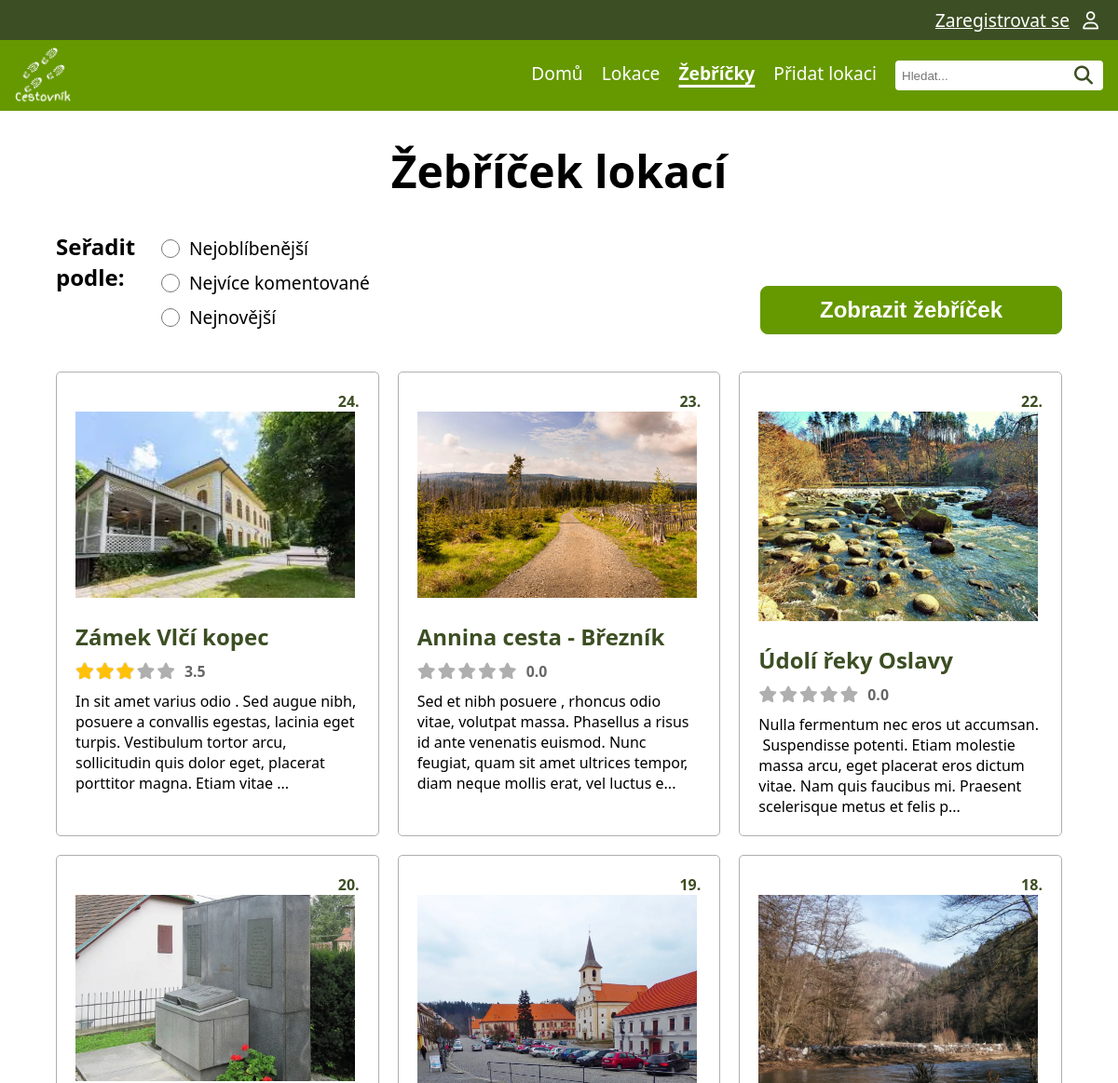
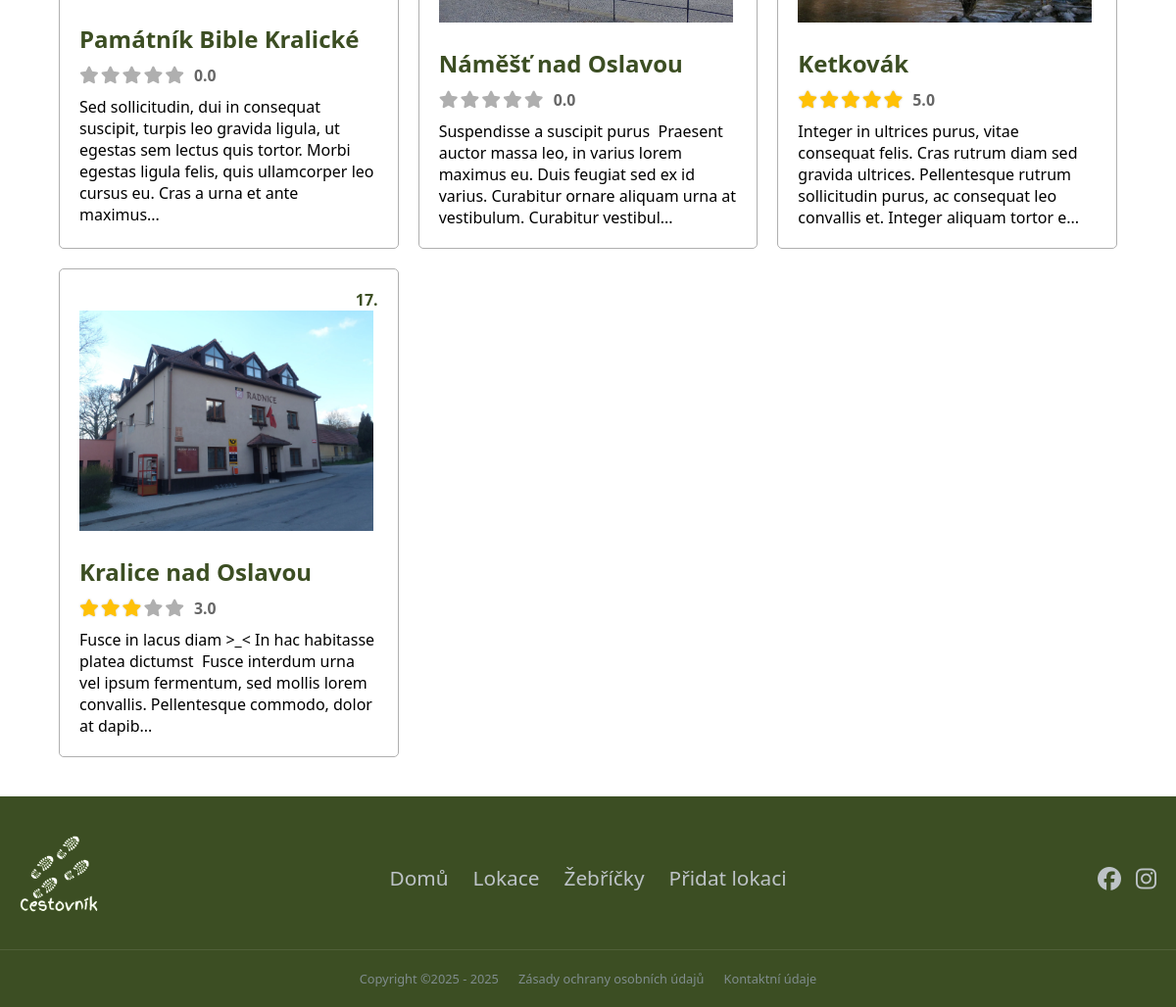
Screenshot of /rankings with the database file from the repository (2 pictures, top to bottom).
### tables this page shows
CREATE TABLE "photo"
(
    id          INTEGER
        primary key autoincrement,
    name        VARCHAR not null,
    alt_text    VARCHAR,
    url         VARCHAR not null,
    id_location INTEGER not null
        references location
            on delete cascade
);

CREATE TABLE "location"
(
    id                  INTEGER
        primary key autoincrement,
    name                VARCHAR                   not null,
    description         VARCHAR,
    date_location_added TEXT default current_date not null,
    id_user             INTEGER                   not null
        constraint location_user_id_fk
            references user
            on delete cascade,
    id_status           INTEGER                   not null
        constraint location_location_status_id_fk
            references location_status
);

### pages/rankings.py (the view)
@router.get("/rankings")
async def rankings_page(request: Request, sort:str = "sort", svc: LocationService = Depends(locations_service) ):
    titles_map = {
        "rating": "Nejoblíbenější lokace podle hodnocení",
        "comments": "Nejvíce diskutované lokace",
        "newest": "Nejnovější přidané lokace"
    }
    page_title = titles_map.get(sort, "Žebříček lokací")
    locations = {}
    if sort == "rating":
        locations = svc.list_locations_by_avg_rating()
    elif sort == "comments":
        locations = svc.list_locations_by_most_comments()
    elif sort == "newest":
        locations = svc.list_locations_by_newest()
    else:
        locations = svc.list_locations_by_newest()
    tpl = request.app.state.templates
    return tpl.TemplateResponse(
        "rankings.html",
        {
            "request": request,
            "title": page_title,
            "locations": locations
        }
    )

### templates/rankings.html (shortened to what this page needs)
{% extends "base.html" %}
{% block head %}
    <link rel="stylesheet" href="{{ url_for('static', path='css/rankings.css') }}">
    <link rel="stylesheet" href="{{ url_for('static', path='css/rating.css') }}">
{% endblock %}
{% block content %}
    <h1>{{ title }}</h1>
    <div class="container">
        <form action="/rankings" method="get" class="sort-container">
            <div class="sort-by-text">
                <label>Seřadit podle:</label>
            </div>
            <div class="sort-buttons">
                <div class="sort-option">
                    <input type="radio" id="sort_rating" name="sort" value="rating"
                           {% if current_sort == 'rating' %}checked{% endif %}>
                    <label for="sort_rating">Nejoblíbenější</label>
                </div>
                <div class="sort-option">
                    <input type="radio" id="sort_comments" name="sort" value="comments"
                           {% if current_sort == 'comments' %}checked{% endif %}>
                    <label for="sort_comments">Nejvíce komentované</label>
                </div>
                <div class="sort-option">
                    <input type="radio" id="sort_newest" name="sort" value="newest"
                           {% if current_sort == 'newest' %}checked{% endif %}>
                    <label for="sort_newest">Nejnovější</label>
                </div>
            </div>
            <div class="sort-spacer"></div>
            <div class="sort-button">
                <button type="submit" class="btn">Zobrazit žebříček</button>
            </div>
        </form>
    </div>
    <div class="container">
        <div class="locations-container">
            {% for loc in locations %}
                <div class="location-box">
                    <a href="{{ url_for('location_detail',  location_id=loc['id']) }}">
                        <div class="location-box-id">{{ loc['id'] }}.</div>
                        <div class="location-box-img">
                            {% if loc['photo'] %}
                                <img alt="{{ loc['photo']['alt_text'] }}" src="/{{ loc['photo']['url'] }}">
                            {% else %}
                                <img alt="No photo" src="{{ url_for('static', path='img/web/noImage.webp') }}"
                                     class="noImage">
                            {% endif %}
                        </div>
                        <div class="location-box-heading">
                            <h2>{{ loc['name'] }}</h2>
                        </div>
                        <div class="rating-stars" title="Průměrné hodnocení: {{ (loc['avg_rating'] or 0) | round(1) }}">
                            {% set active_stars = loc['avg_rating'] | int %}
                            {% set inactive_stars = 5 - active_stars %}
                            {% for i in range(active_stars) %}
                                <i class="fa-solid fa-star star-active"></i>
                            {% endfor %}
                            {% for i in range(inactive_stars) %}
                                <i class="fa-solid fa-star star-inactive"></i>
                            {% endfor %}
                            <span class="rating-value">
                        {% if loc['avg_rating'] %}
                            {{ loc['avg_rating'] | round(1) }}
                        {% else %}
                            0.0
                        {% endif %}
                        </span>
                        </div>
                        <div class="location-box-description">
                            {{ loc['description'] | truncate(200, True, '...') | safe | striptags }}
                        </div>
                    </a>
                </div>
            {% endfor %}
        </div>
    </div>
{% endblock %}

### static/css/style.css (style rules this page uses)
:root { font-family: system-ui, -apple-system, Segoe UI, Roboto, sans-serif; --background-color: white; --text-color: black; --light-green-color: #669900; --dark-green-color: #3c4e23; --white-text-color: white; --neutral-gray-color: #afafaf; --shadow-gray-color: #c8c8c8; --star-gold-color: #ffc107; --google-red-color:#DB4437; font-size: 16px; }
html, body { margin:0; padding: 0; background: var(--background-color); }
body { display: flex; flex-direction: column; min-height: 100vh; }
h1 { font-size: 3em; text-align: center; }
button { cursor: pointer; }

### static/css/rankings.css (style rules this page uses)
.container { display: grid; grid-template-columns: 1fr; width: 90%; margin: 0 auto; }
.sort-container { display: grid; grid-template-columns: 1fr 3fr 3fr 3fr; }
.sort-by-text { display: flex; font-weight: bold; font-size: 1.5rem; }
.sort-option { display: flex; align-items: center; gap: 10px; cursor: pointer; }
.sort-buttons { display: flex; flex-direction: column; gap: 10px; font-size: 1.2rem; justify-content: center; padding: 5px; }
.sort-option input[type="radio"] { width: 20px; height: 20px; margin: 0; cursor: pointer; accent-color: var(--light-green-color); }
.sort-option label { cursor: pointer; }
.sort-button { display: flex; }
.sort-button button { display: flex; font-size: 1.5rem; color: var(--white-text-color); justify-content: center; align-items: center; font-weight: bold; cursor: pointer; width: 100%; height: 40%; padding: 25px; border-radius: 8px; border: 1px solid var(--light-green-color); box-sizing: border-box; align-self: end; background-color: var(--light-green-color); }
.locations-container { display: grid; grid-template-columns: 1fr 1fr 1fr; gap: 20px; margin: 5vh 0 5vh 0; }
.location-box { display: flex; flex-direction: column; border: 1px solid var(--neutral-gray-color); border-radius: 5px; padding: 20px; }
.location-box a { text-decoration: none; color: var(--text-color); }
.location-box-id { text-align: right; color: var(--dark-green-color); font-weight: bold; }
.location-box-img { max-width: 300px; height: auto; }
.location-box-img img { width: 100%; object-fit: cover; }
.location-box-description { margin-top: 10px; }
.location-box-heading { color: var(--dark-green-color); margin-bottom: -10px; }

### static/css/rating.css (style rules this page uses)
.rating-stars { display: inline-flex; align-items: center; gap: 2px; font-size: 1.1em; }
.star-active { color: var(--star-gold-color); filter: drop-shadow(0 0 1px rgba(0,0,0,0.2)); }
.star-inactive { color: var(--neutral-gray-color); }
.rating-value { margin-left: 8px; font-weight: bold; color: #666; font-size: 0.9em; }

### rows the page displays
photo: id "24", photo (picture), name "Zámek Vlčí kopec", avg_rating "3.5", description "In sit amet varius odio . Sed augue nibh, posuere a convallis egestas, lacinia eget turpis. Vestibulum tortor arcu, sollicitudin quis dolor eget, placerat porttitor magna. Etiam vitae ..."
photo: id "23", photo (picture), name "Annina cesta - Březník", shows "0.0", description "Sed et nibh posuere , rhoncus odio vitae, volutpat massa. Phasellus a risus id ante venenatis euismod. Nunc feugiat, quam sit amet ultrices tempor, diam neque mollis erat, vel luctus e..."
photo: id "22", photo (picture), name "Údolí řeky Oslavy", shows "0.0", description "Nulla fermentum nec eros ut accumsan. Suspendisse potenti. Etiam molestie massa arcu, eget placerat eros dictum vitae. Nam quis faucibus mi. Praesent scelerisque metus et felis p..."
photo: id "20", photo (picture), name "Památník Bible Kralické", shows "0.0", description "Sed sollicitudin, dui in consequat suscipit, turpis leo gravida ligula, ut egestas sem lectus quis tortor. Morbi egestas ligula felis, quis ullamcorper leo cursus eu. Cras a urna et ante maximus..."
photo: id "19", photo (picture), name "Náměšť nad Oslavou", shows "0.0", description "Suspendisse a suscipit purus Praesent auctor massa leo, in varius lorem maximus eu. Duis feugiat sed ex id varius. Curabitur ornare aliquam urna at vestibulum. Curabitur vestibul..."
photo: id "18", photo (picture), name "Ketkovák", avg_rating "5.0", description "Integer in ultrices purus, vitae consequat felis. Cras rutrum diam sed gravida ultrices. Pellentesque rutrum sollicitudin purus, ac consequat leo convallis et. Integer aliquam tortor e..."
photo: id "17", photo (picture), name "Kralice nad Oslavou", avg_rating "3.0", description "Fusce in lacus diam >_< In hac habitasse platea dictumst Fusce interdum urna vel ipsum fermentum, sed mollis lorem convallis. Pellentesque commodo, dolor at dapib..."

### other values shown
{{ title }} "Žebříček lokací"
